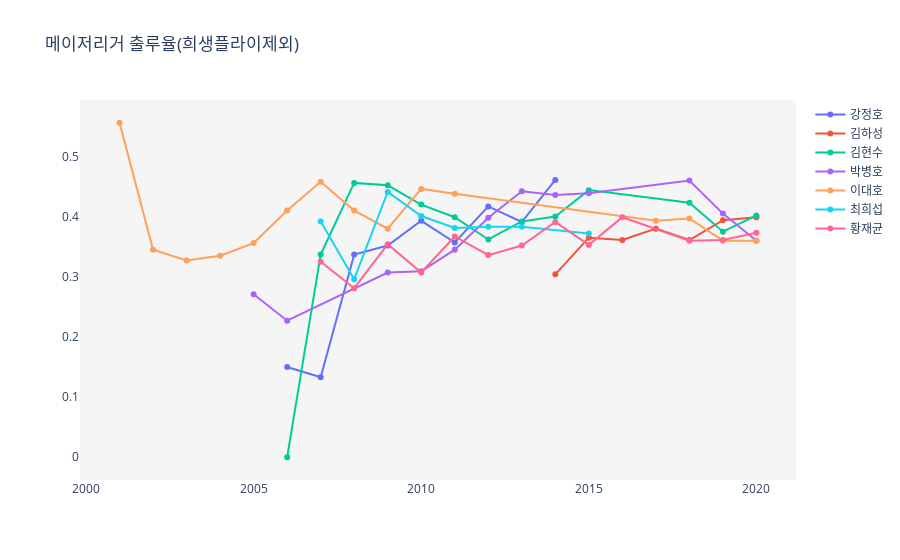

The notebook cell this image was saved under:
### Code cell
# 출루율 = (안타 + 볼넷 + 몸에맞는볼) / (타수 + 볼넷 + 몸에맞는볼 + 희생플라이)
# 희생플라이 데이터가 없다.... (일단 제외하고 계산)

fig = go.Figure()
columns = ['연도', '안타', '볼넷', '사구', '타수']

for idx, name in enumerate(hitter_majorleaguer['Name']):
    player = korean_majorleaguer_dict[name][columns]
    y_ = [round((int(player.iloc[idx]['안타'])+int(player.iloc[idx]['볼넷'])+int(player.iloc[idx]['사구'])) /
                               (int(player.iloc[idx]['타수'])+int(player.iloc[idx]['볼넷'])+int(player.iloc[idx]['사구'])), 3) for idx in range(player.shape[0]-1)]
    
    fig.add_trace(go.Scatter(x=player['연도'][:-1].astype(int),
                            y=y_,
                            hovertemplate=name+'(%{y})',
                            name=name))

fig.update_yaxes(showgrid=False, zeroline=False)
fig.update_xaxes(showgrid=False, zeroline=False)
fig.update_layout(title='메이저리거 출루율(희생플라이제외)',
                 plot_bgcolor='rgb(245, 245, 245)')
fig.show()

### Figure 1 — Plotly figure (JSON) as saved in the notebook; plotly's stock layout.template omitted (floating-point values rounded to 4 significant figures)
{"data": [{"hovertemplate": "강정호(%{y})", "name": "강정호", "type": "scatter", "x": [2006, 2007, 2008, 2009, 2010, 2011, 2012, 2013, 2014], "y": [0.15, 0.133, 0.337, 0.352, 0.393, 0.357, 0.417, 0.391, 0.461]}, {"hovertemplate": "김하성(%{y})", "name": "김하성", "type": "scatter", "x": [2014, 2015, 2016, 2017, 2018, 2019, 2020], "y": [0.304, 0.365, 0.361, 0.38, 0.361, 0.394, 0.399]}, {"hovertemplate": "김현수(%{y})", "name": "김현수", "type": "scatter", "x": [2006, 2007, 2008, 2009, 2010, 2011, 2012, 2013, 2014, 2015, 2018, 2019, 2020], "y": [0, 0.337, 0.456, 0.452, 0.42, 0.399, 0.362, 0.392, 0.4, 0.444, 0.423, 0.375, 0.402]}, {"hovertemplate": "박병호(%{y})", "name": "박병호", "type": "scatter", "x": [2005, 2006, 2009, 2010, 2011, 2012, 2013, 2014, 2015, 2018, 2019, 2020], "y": [0.271, 0.227, 0.307, 0.309, 0.345, 0.398, 0.442, 0.436, 0.439, 0.46, 0.405, 0.36]}, {"hovertemplate": "이대호(%{y})", "name": "이대호", "type": "scatter", "x": [2001, 2002, 2003, 2004, 2005, 2006, 2007, 2008, 2009, 2010, 2011, 2017, 2018, 2019, 2020], "y": [0.556, 0.345, 0.327, 0.335, 0.356, 0.41, 0.458, 0.41, 0.38, 0.446, 0.438, 0.393, 0.397, 0.36, 0.36]}, {"hovertemplate": "최희섭(%{y})", "name": "최희섭", "type": "scatter", "x": [2007, 2008, 2009, 2010, 2011, 2012, 2013, 2015], "y": [0.392, 0.296, 0.441, 0.401, 0.381, 0.383, 0.383, 0.372]}, {"hovertemplate": "황재균(%{y})", "name": "황재균", "type": "scatter", "x": [2007, 2008, 2009, 2010, 2011, 2012, 2013, 2014, 2015, 2016, 2018, 2019, 2020], "y": [0.325, 0.281, 0.354, 0.307, 0.367, 0.336, 0.352, 0.391, 0.353, 0.399, 0.36, 0.361, 0.373]}], "layout": {"plot_bgcolor": "rgb(245, 245, 245)", "title": {"text": "메이저리거 출루율(희생플라이제외)"}, "xaxis": {"showgrid": false, "zeroline": false}, "yaxis": {"showgrid": false, "zeroline": false}}}
